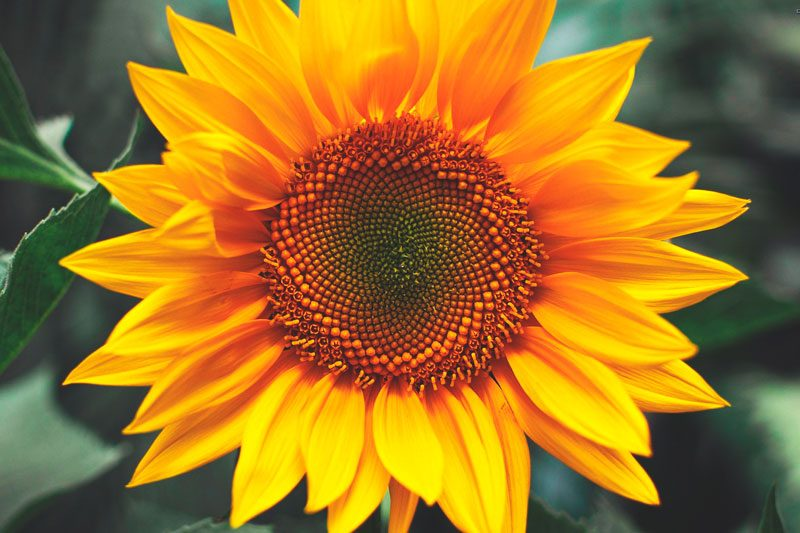
#> input picture Imagenes_cursado/flores02.jpg, 800 x 533 px
$ jupyter execute --allow-errors ejercicio_3.ipynb
#> lines starting #> are read from the running program, lines starting #| are printed output that depends on the picture; after the words box and inside, x2 and y2 are one past the last pixel; in counts of white or black regions, pixels touching at a corner belong together; long printed decimals are rounded
1. Construya un filtro pasa-bajos ideal (c´ırculo de altura 1 sobre una matriz de
ceros). Cargue una imagen y f´ıltrela en el dominio de frecuencias, y recupere
la imagen suavizada. Visualice las im´agenes y comp´arelas.
Repita el ejercicio para diferentes frecuencias de corte y compruebe la aparici´on
del fen´omeno de Gibbs.
2. Construya un filtro pasa-bajos tipo Butterworth utilizando la definici´on en
frecuencia. Filtre una imagen, modificando la frecuencia de corte y comprobando el efecto sobre la imagen filtrada. Verifique el efecto del filtro respecto
al fen´omeno de Gibbs.
3. Define la funci´on de transferencia h(x, y) de un filtro gaussiano pasa-bajos de
35×35, luego obtenga la respuesta en frecuencia aplicando la TDF. Luego, escale ´esta al tama˜no de la imagen que va a filtrar. (Use dst = cv.resize())
Calcule y visualice la TDF de la imagen y el producto de transformadas,
verificando la acci´on del filtro. Obtenga la imagen filtrada y compare con la
imagen original.
4. Repita el ejercicio anterior pero ahora utilice un filtro gaussiano definido en
frecuencia. Compare los resultados.
5. Repita los ejercicios del 1 al 4, para filtros pasa-altos.

[cell 1]
import cv2
import numpy as np
import matplotlib.pyplot as plt
import plotly.graph_objects as go
from ipywidgets import interact, FloatSlider

[cell 2]
img = cv2.imread("../Imagenes_cursado/flores02.jpg", cv2.IMREAD_GRAYSCALE)
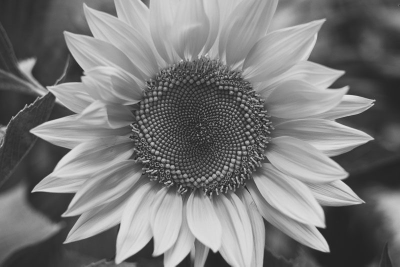
#> img: shape (533, 800) (shown at 1/2 size); min 14, max 232, mean 121
#> the sliders are set to r = 50

plt.imshow(img, cmap = 'gray')
plt.show()

# pasabajo

Filtro pasa bajos

##  Parte 1: ideal
con el filtro pasa altos lo que se busca es atenuar las altas frecuencias, obteniendo una imagen mas suavizada.

Para este ejercicio se nos pide utilizar la mascar asingular para que deje pasar cierto umbral de frecuencia a su transformada de fourier.

Voy a definir un parmatero de radio r que me define cuales frecuencias que me dejará vivas aquellas frecuencias dentro de ese rango y anulará todas aquellas que queden afuera

[cell 3]
from matplotlib.widgets import Slider

def aplicar_filtro_ideal(img, r):
#> called with r = 50
    rows, cols = img.shape
    crow, ccol = rows // 2, cols // 2 #centro?)

    f = np.fft.fft2(img) #calculamos la transformada
    f_shift =np.fft.fftshift(f) #desplazamos asi centramos las frecuencias

    #creamos mascara, podriamos hacer un for mejor

    y, x = np.ogrid[:rows, :cols]
    dist_from_center = np.sqrt((x - ccol)**2 + (y - crow)**2)
    mask = dist_from_center <= r

    #forma compacta pythoneana pero para que sea mas rapida que un doble for

    f_filtrada = f_shift * mask #filtramos por producto
    f_ishift = np.fft.ifftshift(f_filtrada) #volvemos las frecuencias normales

    img_back = np.abs(np.fft.ifft2(f_ishift)) #la inversa devuelve complejo

    return img_back, mask

[cell 4]
from ipywidgets import interact, IntSlider

def visualizacion_interactiva(r):
    img_filt, mask = aplicar_filtro_ideal(img, r)
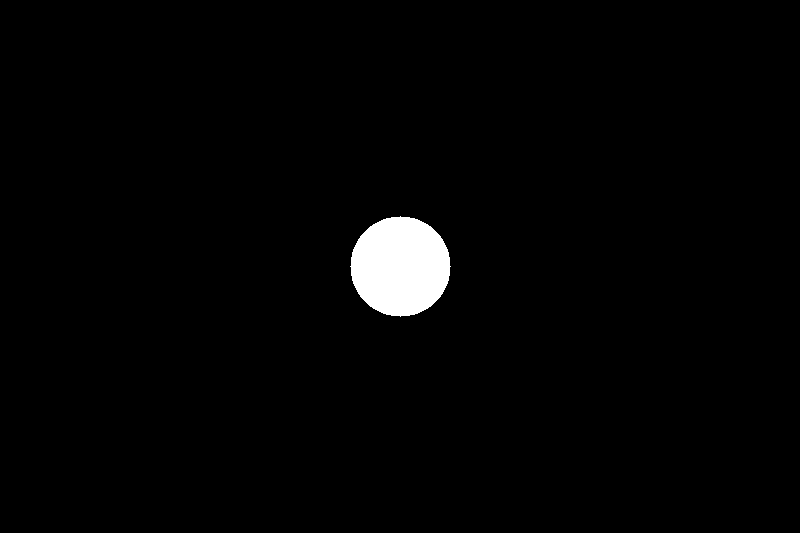
#> mask: shape (533, 800) bool; 1.8% white; 1 white region, box (x1, y1, x2, y2) and area: (350, 216, 451, 317) 7845

    plt.figure(figsize=(12, 6))
    plt.subplot(1, 2, 1)
    plt.imshow(img_filt, cmap='gray')
    plt.title(f"Radio: {r}")

    plt.subplot(1, 2, 2)
    plt.imshow(mask, cmap='gray')
    plt.show()
#> the sliders are set to r = 50, n = 2

interact(visualizacion_interactiva, r=IntSlider(min=1, max=200, step=1, value=50))

Se puede apreciar el fenomeno de gibss (ejemplo r=32 o menores) donde se prpagan las altas frecuencias o los bordes hacia afuera de la imagen. Esto ocurre porque se filtra a la función original de manera muy abrupta (escalon unitario) lo que implica convolucionar la imagen original con una sinc en el dominio frecuencial

## Parte 2: butterworth

El *filtro butterworth* permite suavizar las frecuencias que pasan y las que se eliminan para mitigar el fenómeno de gibbs.La transición es una curva suave.

La formula es: $$H(u,v) = \frac{1}{1+ \left[D(u,v)/D_0\right]^{2n}}$$ donde:
- $D(u,v)$ es la distancia al centro de la imagen
- D_0 es la frecuencia de corte
- n es un parametro que controla la caida del filtro. Cuando n es grande tiendo al filtro ideal

[cell 5]
def aplicar_filtro_butterworth(img, r,n):
#> called with r = 50, n = 2
    rows, cols = img.shape
    crow, ccol = rows // 2, cols // 2 #centro?)

    f = np.fft.fft2(img) #calculamos la transformada
    f_shift =np.fft.fftshift(f) #desplazamos asi centramos las frecuencias

    #creamos mascara, podriamos hacer un for mejor

    y, x = np.ogrid[:rows, :cols]
    dist_from_center = np.sqrt((x - ccol)**2 + (y - crow)**2)

    mask = 1/(1+ (dist_from_center/r)**(2*n))


    #forma compacta pythoneana pero para que sea mas rapida que un doble for

    f_filtrada = f_shift * mask #filtramos por producto
    f_ishift = np.fft.ifftshift(f_filtrada) #volvemos las frecuencias normales

    img_back = np.abs(np.fft.ifft2(f_ishift)) #la inversa devuelve complejo

    return img_back, mask

[cell 6]
def mostrar_butterworth(r, n):
    # Usamos tu función ya definida
    img_filt, mask = aplicar_filtro_butterworth(img, r, n)

    plt.figure(figsize=(14, 7))

    # Visualización de la imagen filtrada
    plt.subplot(1, 2, 1)
    plt.imshow(img_filt, cmap='gray')
    plt.title(f'Butterworth - Radio: {r}, Orden: {n}')
    plt.axis('off')

    # Visualización de la máscara (para ver la transición suave)
    plt.subplot(1, 2, 2)
    plt.imshow(mask, cmap='gray')
    plt.title('Máscara H(u,v)')
    plt.axis('off')

    plt.show()
#> the sliders are set to sigma = 50

# Creamos la interacción
interact(mostrar_butterworth,
         r=IntSlider(min=1, max=300, step=1, value=50, description='Radio (r):'),
         n=IntSlider(min=1, max=15, step=1, value=2, description='Orden (n):'))

## parte 3: filtro gaussiano

Tenemos el filtro pasa bajos gaussiano que se lo define como $$H(u,v)= exp \left\{-D^2(u,v)/2\sigma^2\right\}$$
donde en lugar de elegir el radio, elegimos la varianza de la distribucion

[cell 7]
def aplicar_filtro_gaussiano(img, sigma):
#> called with sigma = 50
    rows, cols = img.shape
    crow, ccol = rows // 2, cols // 2 #centro?)

    f = np.fft.fft2(img) #calculamos la transformada
    f_shift =np.fft.fftshift(f) #desplazamos asi centramos las frecuencias

    #creamos mascara, podriamos hacer un for mejor

    y, x = np.ogrid[:rows, :cols]
    dist_from_center = np.sqrt((x - ccol)**2 + (y - crow)**2)

    mask = np.exp(-dist_from_center**2 / (2*sigma**2))


    #forma compacta pythoneana pero para que sea mas rapida que un doble for

    f_filtrada = f_shift * mask #filtramos por producto
    f_ishift = np.fft.ifftshift(f_filtrada) #volvemos las frecuencias normales

    img_back = np.abs(np.fft.ifft2(f_ishift)) #la inversa devuelve complejo

    return img_back, mask

[cell 8]
def mostrar_gaussiano(sigma):
    # Usamos tu función ya definida
    img_filt, mask = aplicar_filtro_gaussiano(img, sigma)

    plt.figure(figsize=(14, 7))

    # Visualización de la imagen filtrada
    plt.subplot(1, 2, 1)
    plt.imshow(img_filt, cmap='gray')
    plt.title(f'gaussiano {sigma}')
    plt.axis('off')

    # Visualización de la máscara (para ver la transición suave)
    plt.subplot(1, 2, 2)
    plt.imshow(mask, cmap='gray')
    plt.title('Máscara H(u,v)')
    plt.axis('off')

    plt.show()

# Creamos la interacción
interact(mostrar_gaussiano,
         sigma=IntSlider(min=1, max=100, step=1, value=50, description='Radio (r):'))

[cell 9]
# ahora lo que pide el ejercicio

gaussian_1d = cv2.getGaussianKernel(ksize = 35, sigma = 100)
gaussian_kernel = gaussian_1d @ gaussian_1d.T


#la pasamos a frecuecia
gaussian_fft = np.fft.fftshift(np.fft.fft2(gaussian_kernel, s = img.shape))
#necesitamos centrarlo para que el resize mantenga el centro


#para poder hacer el producto en frecuencia tenemos que agrandar la matriz, interpolando valores intermedios
gaussian_full = cv2.resize(np.abs(gaussian_fft), (img.shape[1], img.shape[0]))


#ahora comparemos el espctro de la imagen original y la transformada

F_shift = np.fft.fftshift(np.fft.fft2(img))
G_shift = F_shift * gaussian_full #el kernel ya esta desplazado!


mag_original = np.log(1 + np.abs(F_shift))
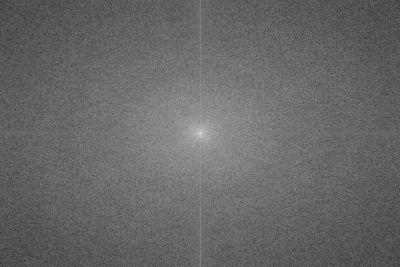
#> mag_original: shape (533, 800) float64 (shown at 1/2 size); min 1.42, max 17.76, mean 8.08; drawn with min black and max white
mag_filtrada = np.log(1 + np.abs(G_shift))
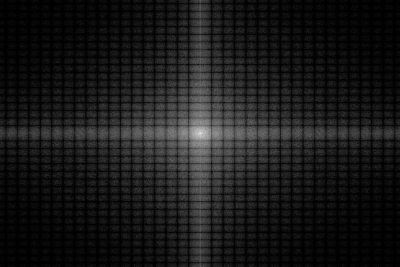
#> mag_filtrada: shape (533, 800) float64 (shown at 1/2 size); min 1.05e-06, max 17.76, mean 1.74; drawn with min black and max white


plt.figure(figsize=(15, 5))

plt.subplot(1, 3, 1)
plt.title("Espectro Original (log)")
plt.imshow(mag_original, cmap='jet')

plt.subplot(1, 3, 2)
plt.title("Filtro Gaussiano (H)")
plt.imshow(gaussian_full, cmap='gray')

plt.subplot(1, 3, 3)
plt.title("Espectro Filtrado (log)")
plt.imshow(mag_filtrada, cmap='jet')

plt.show()
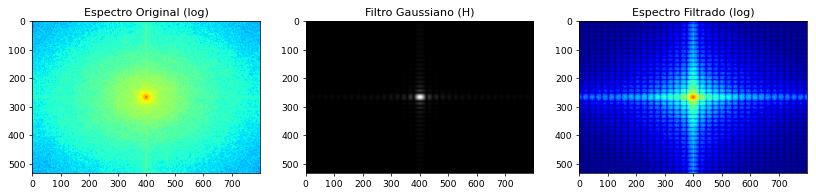
#> figure drawn by matplotlib, 3 panels

Si comparo la convolucion en el dominio espacial con la transformada inversa de la filtrada esperaria lo mismo.

[cell 10]
g_ishift = np.fft.ifftshift(G_shift) #hacemos el desplazamiento inverso
img_from_fft = np.abs(np.fft.ifft2(g_ishift))
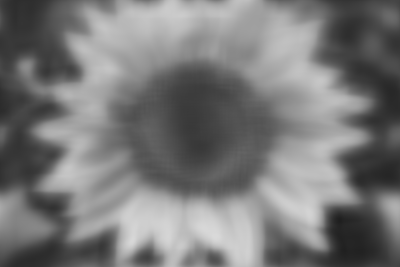
#> img_from_fft: shape (533, 800) float64 (shown at 1/2 size); min 31.57, max 217.9, mean 121

img_from_spatial = cv2.filter2D(img, -1, gaussian_kernel)

plt.figure(figsize=(15, 5))

plt.subplot(1, 3, 1)
plt.title("Filtrado en Frecuencia (IFFT)")
plt.imshow(img_from_fft, cmap='gray')
plt.axis('off')

plt.subplot(1, 3, 2)
plt.title("Filtrado Espacial (Convolución)")
plt.imshow(img_from_spatial, cmap='gray')
plt.axis('off')

# 4. Diferencia absoluta para ver dónde difieren (multiplicada para que sea visible)
diff = np.abs(img_from_fft - img_from_spatial)
plt.subplot(1, 3, 3)
plt.title("Diferencia Absoluta (Acentuada)")
plt.imshow(diff * 10, cmap='hot')
plt.axis('off')

plt.tight_layout()
plt.show()
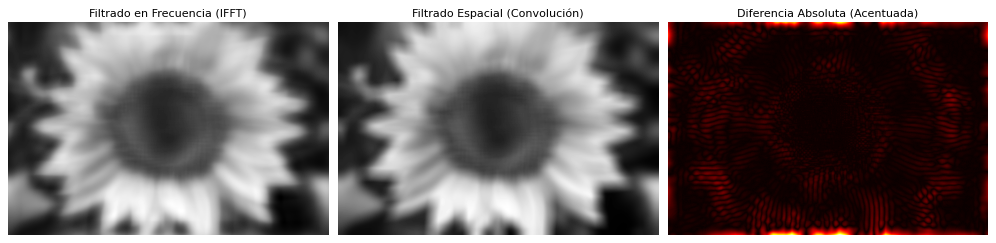
#> figure drawn by matplotlib, 3 panels

# Verificación numérica simple
mse = np.mean((img_from_fft - img_from_spatial)**2)
#> mse = 26.03
print(f"Error Cuadrático Medio (MSE) entre ambos métodos: {mse:.6f}")
#| Error Cuadrático Medio (MSE) entre ambos métodos: 26.027
#> the sliders are set to r = 20

# Pasaaltos
Los filtros pasalots son las versiones inversas de los filtros anteriores. Las salidas van a ser solo bordes.

Se pierde el brillo medio porque pasan las frecuencias mayores que 0,0

## Parte 1: Pasaalto ideal
Se ve gris porque se mueve el 0 hacia los valores negativos

[cell 11]
def aplicar_filtro_pasa_alto(img, r):
#> called with r = 20
    rows, cols = img.shape
    crow, ccol = rows // 2, cols // 2

    # Transformada y centrado
    f = np.fft.fft2(img)
    f_shift = np.fft.fftshift(f)

    y, x = np.ogrid[:rows, :cols]
    dist_from_center = np.sqrt((x - ccol)**2 + (y - crow)**2)
    mask = dist_from_center > r

    # Filtrado
    f_filtrada = f_shift * mask

    # Inversa
    f_ishift = np.fft.ifftshift(f_filtrada)
    img_back = np.real(np.fft.ifft2(f_ishift))
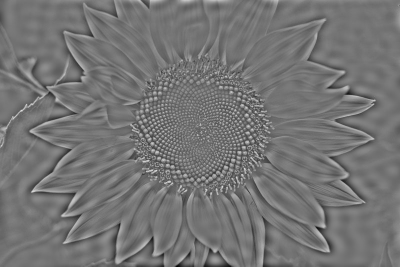
#> img_back: shape (533, 800) float64 (shown at 1/2 size); min -134.3, max 158.9, mean 0; drawn with min black and max white

    return img_back, mask

[cell 12]
def visualizacion_pasa_alto(r):
    # Asumiendo que 'img' ya está cargada en el entorno
    img_filt, mask = aplicar_filtro_pasa_alto(img, r)
#> mask: shape (533, 800) bool; 99.7% white; 1 black region, box (x1, y1, x2, y2) and area: (380, 246, 421, 287) 1257

    plt.figure(figsize=(12, 6))
    plt.subplot(1, 2, 1)
    plt.imshow(img_filt, cmap='gray')
    plt.title(f"Pasa-Altos (Radio: {r})")
    plt.axis('off')

    plt.subplot(1, 2, 2)
    plt.imshow(mask, cmap='gray')
    plt.title("Máscara (Frecuencias)")
    plt.axis('off')
    plt.show()
#> the sliders are set to r = 50, n = 2

# Widget interactivo
interact(visualizacion_pasa_alto, r=IntSlider(min=0, max=150, step=1, value=20))

Se observa el mismo efecto de gibbs al usar umbrales pequeños

## pasaltos rutterworth
Aprovecharemos los pasabajos y los definiermos como $H_{hp} = 1- H_{lp}$

[cell 13]
def aplicar_filtro_butterworth_pasaalto(img, r, n):
    # reutilizamos pasabajos
#> called with r = 50, n = 2
    _, mask_pb = aplicar_filtro_butterworth(img, r, n)
    # pasaaltos
    mask_pa = 1 - mask_pb
    rows, cols = img.shape
    f = np.fft.fft2(img)
    f_shift = np.fft.fftshift(f)

    f_filtrada = f_shift * mask_pa

    f_ishift = np.fft.ifftshift(f_filtrada)

    img_back = np.abs(
        np.fft.ifft2(f_ishift)
    )
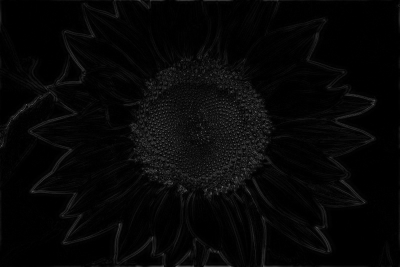
#> img_back: shape (533, 800) float64 (shown at 1/2 size); min 9.26e-06, max 151.7, mean 6.8

    return img_back, mask_pa

def mostrar_butterworth_pasaalto(r, n):

    img_filt, mask = aplicar_filtro_butterworth_pasaalto(
        img,
        r,
        n
    )

    plt.figure(figsize=(14,7))

    # imagen filtrada
    plt.subplot(1,2,1)
    plt.imshow(img_filt, cmap='gray')
    plt.title(
        f'Butterworth Pasaalto - Radio: {r}, Orden: {n}'
    )
    plt.axis('off')

    # máscara
    plt.subplot(1,2,2)
    plt.imshow(mask, cmap='gray')
    plt.title('Máscara H(u,v)')
    plt.axis('off')

    plt.show()
#> the sliders are set to sigma = 30

interact(
    mostrar_butterworth_pasaalto,
    r=IntSlider(
        min=1,
        max=300,
        step=1,
        value=50,
        description='Radio (r):'
    ),
    n=IntSlider(
        min=1,
        max=15,
        step=1,
        value=2,
        description='Orden (n):'
    )
)

## pasa alto gaussiano

[cell 14]
def aplicar_filtro_gaussiano_pasaalto(img, sigma):

    # reutilizamos pasabajos
#> called with sigma = 30
    _, mask_pb = aplicar_filtro_gaussiano(
        img,
        sigma
    )

    # pasaaltos
    mask_pa = 1 - mask_pb
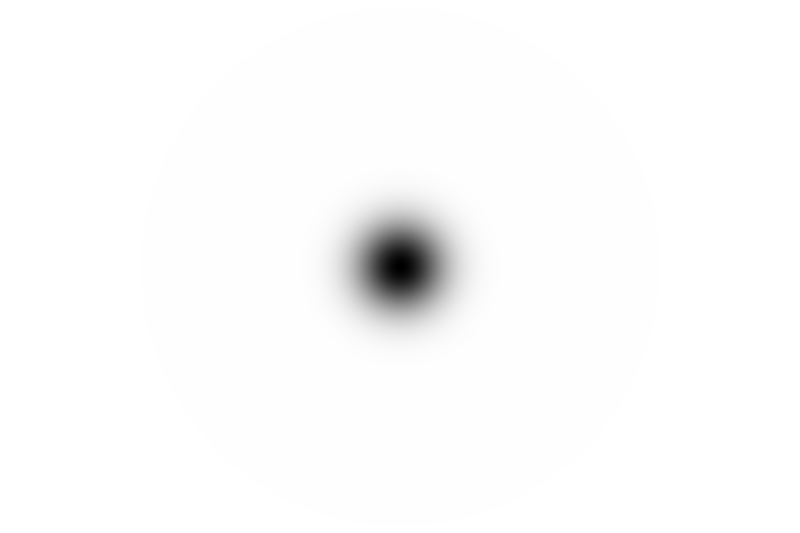
#> mask_pa: shape (533, 800) float64; min 0, max 1, mean 0.987

    rows, cols = img.shape

    f = np.fft.fft2(img)
    f_shift = np.fft.fftshift(f)

    f_filtrada = f_shift * mask_pa

    f_ishift = np.fft.ifftshift(f_filtrada)

    img_back = np.abs(
        np.fft.ifft2(f_ishift)
    )

    return img_back, mask_pa

def mostrar_gaussiano_pasaalto(sigma):

    img_filt, mask = aplicar_filtro_gaussiano_pasaalto(
        img,
        sigma
    )

    plt.figure(figsize=(14,7))

    # imagen filtrada
    plt.subplot(1,2,1)
    plt.imshow(img_filt, cmap='gray')
    plt.title(
        f'Gaussiano Pasaalto - Sigma: {sigma}'
    )
    plt.axis('off')

    # máscara
    plt.subplot(1,2,2)
    plt.imshow(mask, cmap='gray')
    plt.title('Máscara H(u,v)')
    plt.axis('off')

    plt.show()
#> the sliders are set to r = 20, a = 0.5, b = 1.5, n = 2

interact(
    mostrar_gaussiano_pasaalto,
    sigma=IntSlider(
        min=1,
        max=300,
        step=1,
        value=30,
        description='Sigma:'
    )
)

## filtrado de alta potencia
Sirve para no perder el brillo medio de la imagen y reconstruirla.

$$H_{AP} = (A-1) + H_{PA}$$

[cell 15]
img = cv2.imread("../Imagenes_cursado/mariposa02.png", cv2.IMREAD_GRAYSCALE)
#> (the rest of this cell did not finish here and is left out)

## filtrado de enfasis

Se lo define como $$H_{EAF}(u,v)= a + b H_{PA} (u,v)$$ donde con la transformada del pasaaltos amplificamos su efecto y ademas sumarle una continuapara el brillo original (frecuencia 0,0)

[cell 16]
def filtrado_enfasis(img, r, a,b, n):
    rows, cols = img.shape
    crow, ccol = rows // 2, cols // 2

    f = np.fft.fft2(img) #le saco la transformada de fourier a la img
    f_shift = np.fft.fftshift(f) #la centro

    #creamos alguna mascara pasa altos por ejemplo la ideal
    y, x = np.ogrid[:rows, :cols]
    dist_from_center = np.sqrt((x - ccol)**2 + (y - crow)**2)
    h_pa = 1 / (1 + (r / (dist_from_center + 1e-8))**(2 * n))

    h_enfasis = a + b * h_pa

    f_filtrada = f_shift * h_enfasis
    img_back = np.fft.ifft2(np.fft.ifftshift(f_filtrada))
    img_final = np.real(img_back)

    return img_final, h_enfasis

def visualizacion_enfasis(r, a, b, n):
    # Asegurate de que la variable 'img' esté cargada en tu celda antes de esto
    res, mascara = filtrado_enfasis(img, r, a, b, n)

$ run again, with Imagenes_cursado/botellas.jpg copied over Imagenes_cursado/flores02.jpg
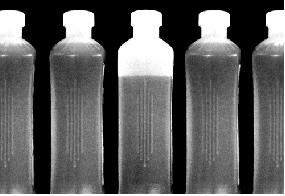
#> input picture Imagenes_cursado/botellas.jpg, 285 x 196 px
#> img is the input picture: shape (196, 285); min 0, max 255, mean 92.4
#> `plt.show()`:
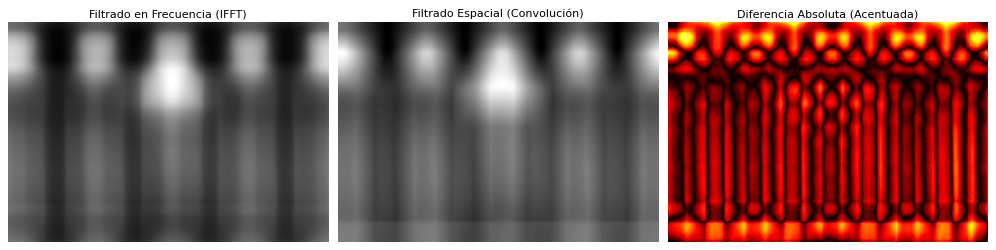
#> figure drawn by matplotlib, 3 panels
#> mse = 150.1
#| Error Cuadrático Medio (MSE) entre ambos métodos: 150.052
#> in aplicar_filtro_gaussiano_pasaalto, `img_back = np.abs( np.fft.ifft2(f_ishift) )`:
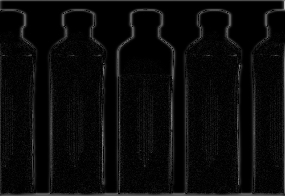
#> img_back: shape (196, 285) float64; min 6.55e-07, max 187.7, mean 10.8

$ run again, with Imagenes_cursado/building.jpg copied over Imagenes_cursado/flores02.jpg
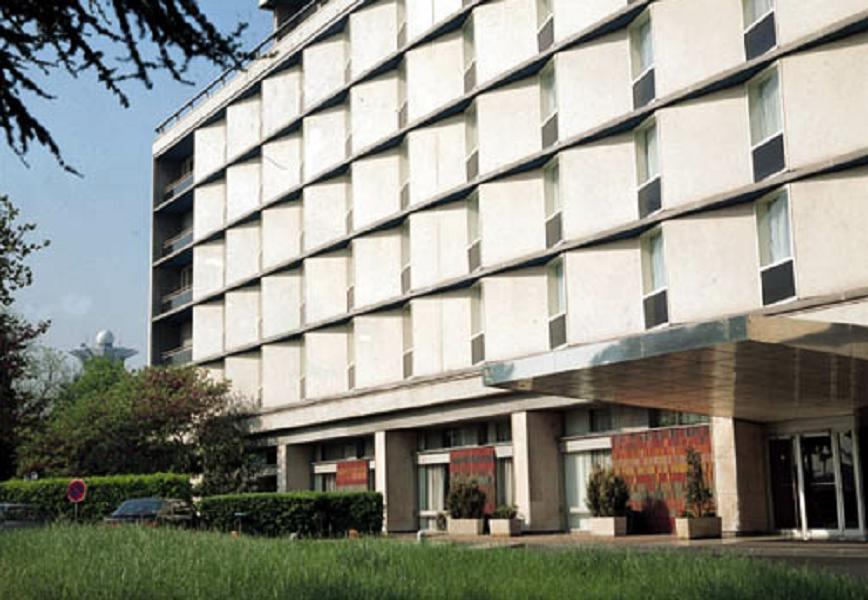
#> input picture Imagenes_cursado/building.jpg, 868 x 600 px
#> mse = 115.7
#| Error Cuadrático Medio (MSE) entre ambos métodos: 115.690
#> in aplicar_filtro_gaussiano_pasaalto, `img_back = np.abs( np.fft.ifft2(f_ishift) )`:
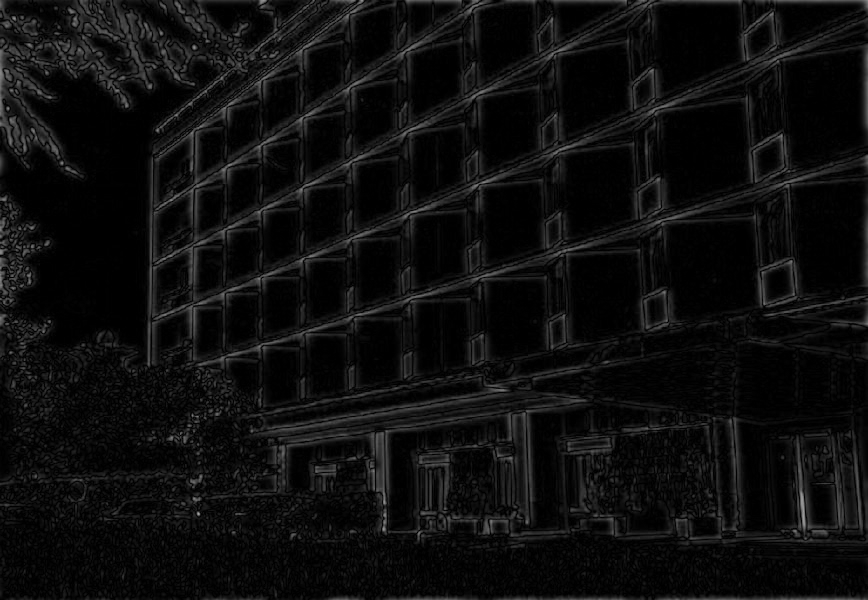
#> img_back: shape (600, 868) float64; min 2.63e-06, max 164.5, mean 14.4
